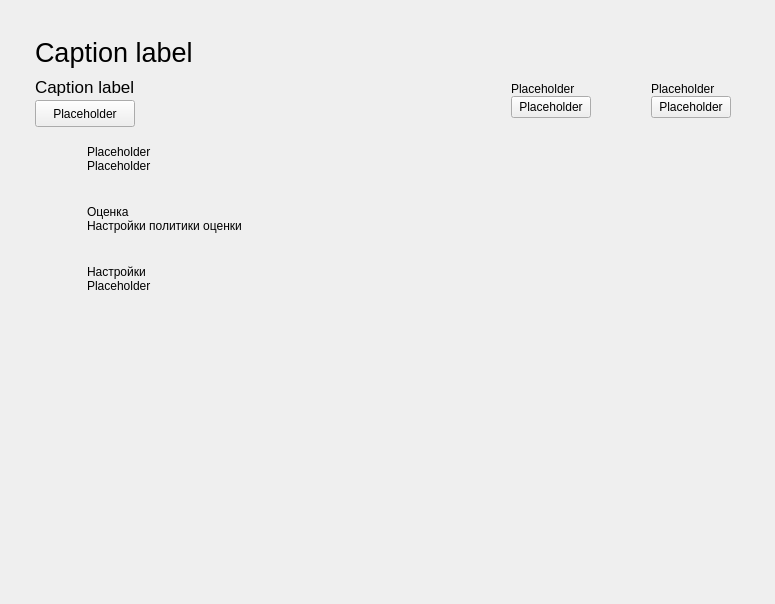
<?xml version="1.0" encoding="UTF-8"?>
<ui version="4.0">
 <class>EditorInterface</class>
 <widget class="CardWidget" name="EditorInterface">
  <property name="geometry">
   <rect>
    <x>0</x>
    <y>0</y>
    <width>775</width>
    <height>604</height>
   </rect>
  </property>
  <property name="windowTitle">
   <string>Form</string>
  </property>
  <layout class="QVBoxLayout" name="verticalLayout_5">
   <property name="spacing">
    <number>4</number>
   </property>
   <property name="leftMargin">
    <number>35</number>
   </property>
   <property name="topMargin">
    <number>35</number>
   </property>
   <property name="rightMargin">
    <number>35</number>
   </property>
   <property name="bottomMargin">
    <number>35</number>
   </property>
   <item>
    <layout class="QHBoxLayout" name="header">
     <property name="spacing">
      <number>4</number>
     </property>
     <item>
      <widget class="CaptionLabel" name="headerLabel">
       <property name="font">
        <font>
         <pointsize>20</pointsize>
         <weight>50</weight>
         <bold>false</bold>
        </font>
       </property>
       <property name="text">
        <string>Caption label</string>
       </property>
      </widget>
     </item>
     <item>
      <spacer name="horizontalSpacer_6">
       <property name="orientation">
        <enum>Qt::Horizontal</enum>
       </property>
       <property name="sizeHint" stdset="0">
        <size>
         <width>40</width>
         <height>20</height>
        </size>
       </property>
      </spacer>
     </item>
     <item>
      <layout class="QHBoxLayout" name="buttons">
       <property name="spacing">
        <number>4</number>
       </property>
       <item>
        <widget class="CardWidget" name="backButton">
         <layout class="QHBoxLayout" name="horizontalLayout_4">
          <property name="spacing">
           <number>4</number>
          </property>
          <item>
           <widget class="IconWidget" name="backButtonIcon">
            <property name="minimumSize">
             <size>
              <width>16</width>
              <height>16</height>
             </size>
            </property>
            <property name="maximumSize">
             <size>
              <width>16</width>
              <height>16</height>
             </size>
            </property>
           </widget>
          </item>
         </layout>
        </widget>
       </item>
       <item>
        <widget class="CardWidget" name="saveButton">
         <layout class="QHBoxLayout" name="horizontalLayout">
          <property name="spacing">
           <number>4</number>
          </property>
          <item>
           <widget class="IconWidget" name="saveButtonIcon">
            <property name="minimumSize">
             <size>
              <width>16</width>
              <height>16</height>
             </size>
            </property>
            <property name="maximumSize">
             <size>
              <width>16</width>
              <height>16</height>
             </size>
            </property>
           </widget>
          </item>
         </layout>
        </widget>
       </item>
      </layout>
     </item>
    </layout>
   </item>
   <item>
    <layout class="QHBoxLayout" name="widgetHeader">
     <property name="spacing">
      <number>4</number>
     </property>
     <item>
      <layout class="QVBoxLayout" name="testName">
       <property name="spacing">
        <number>0</number>
       </property>
       <item>
        <widget class="CaptionLabel" name="testNameLabel">
         <property name="font">
          <font>
           <pointsize>13</pointsize>
           <weight>50</weight>
           <bold>false</bold>
          </font>
         </property>
         <property name="text">
          <string>Caption label</string>
         </property>
        </widget>
       </item>
       <item>
        <widget class="HyperlinkLabel" name="testNameChangeButton">
         <property name="sizePolicy">
          <sizepolicy hsizetype="Preferred" vsizetype="Preferred">
           <horstretch>0</horstretch>
           <verstretch>0</verstretch>
          </sizepolicy>
         </property>
         <property name="text">
          <string>Placeholder</string>
         </property>
         <property name="checkable">
          <bool>false</bool>
         </property>
         <property name="default">
          <bool>false</bool>
         </property>
         <property name="underlineVisible">
          <bool>false</bool>
         </property>
         <property name="underline" stdset="0">
          <bool>false</bool>
         </property>
        </widget>
       </item>
      </layout>
     </item>
     <item>
      <spacer name="horizontalSpacer_10">
       <property name="orientation">
        <enum>Qt::Horizontal</enum>
       </property>
       <property name="sizeHint" stdset="0">
        <size>
         <width>40</width>
         <height>20</height>
        </size>
       </property>
      </spacer>
     </item>
     <item>
      <widget class="SimpleCardWidget" name="cardHelp">
       <layout class="QGridLayout" name="gridLayout_3">
        <item row="0" column="0">
         <layout class="QHBoxLayout" name="help">
          <property name="spacing">
           <number>6</number>
          </property>
          <item>
           <layout class="QHBoxLayout" name="horizontalLayout_21">
            <property name="leftMargin">
             <number>6</number>
            </property>
            <property name="rightMargin">
             <number>6</number>
            </property>
            <item>
             <widget class="IconWidget" name="helpIcon">
              <property name="minimumSize">
               <size>
                <width>20</width>
                <height>20</height>
               </size>
              </property>
              <property name="maximumSize">
               <size>
                <width>20</width>
                <height>20</height>
               </size>
              </property>
              <property name="acceptDrops">
               <bool>false</bool>
              </property>
              <property name="layoutDirection">
               <enum>Qt::LeftToRight</enum>
              </property>
             </widget>
            </item>
           </layout>
          </item>
          <item>
           <layout class="QVBoxLayout" name="verticalLayout_16">
            <property name="spacing">
             <number>0</number>
            </property>
            <item>
             <widget class="StrongBodyLabel" name="helpLabel">
              <property name="text">
               <string>Placeholder</string>
              </property>
             </widget>
            </item>
            <item>
             <widget class="HyperlinkLabel" name="helpButton">
              <property name="sizePolicy">
               <sizepolicy hsizetype="Preferred" vsizetype="Preferred">
                <horstretch>0</horstretch>
                <verstretch>0</verstretch>
               </sizepolicy>
              </property>
              <property name="text">
               <string>Placeholder</string>
              </property>
             </widget>
            </item>
           </layout>
          </item>
         </layout>
        </item>
       </layout>
      </widget>
     </item>
     <item>
      <widget class="SimpleCardWidget" name="SimpleCardWidget">
       <layout class="QGridLayout" name="gridLayout_2">
        <item row="0" column="0">
         <layout class="QHBoxLayout" name="horizontalLayout_22">
          <property name="spacing">
           <number>6</number>
          </property>
          <item>
           <layout class="QHBoxLayout" name="horizontalLayout_23">
            <property name="leftMargin">
             <number>6</number>
            </property>
            <property name="rightMargin">
             <number>6</number>
            </property>
            <item>
             <widget class="IconWidget" name="moreIcon">
              <property name="minimumSize">
               <size>
                <width>20</width>
                <height>20</height>
               </size>
              </property>
              <property name="maximumSize">
               <size>
                <width>20</width>
                <height>20</height>
               </size>
              </property>
              <property name="acceptDrops">
               <bool>false</bool>
              </property>
              <property name="layoutDirection">
               <enum>Qt::LeftToRight</enum>
              </property>
             </widget>
            </item>
           </layout>
          </item>
          <item>
           <layout class="QVBoxLayout" name="verticalLayout_17">
            <property name="spacing">
             <number>0</number>
            </property>
            <item>
             <widget class="StrongBodyLabel" name="moreLabel">
              <property name="text">
               <string>Placeholder</string>
              </property>
             </widget>
            </item>
            <item>
             <widget class="HyperlinkLabel" name="moreButton">
              <property name="sizePolicy">
               <sizepolicy hsizetype="Preferred" vsizetype="Preferred">
                <horstretch>0</horstretch>
                <verstretch>0</verstretch>
               </sizepolicy>
              </property>
              <property name="text">
               <string>Placeholder</string>
              </property>
             </widget>
            </item>
           </layout>
          </item>
         </layout>
        </item>
       </layout>
      </widget>
     </item>
    </layout>
   </item>
   <item>
    <layout class="QGridLayout" name="gridLayout">
     <property name="spacing">
      <number>0</number>
     </property>
     <item row="2" column="0">
      <widget class="QStackedWidget" name="stackedWidget">
       <property name="sizePolicy">
        <sizepolicy hsizetype="Preferred" vsizetype="Preferred">
         <horstretch>0</horstretch>
         <verstretch>0</verstretch>
        </sizepolicy>
       </property>
       <property name="styleSheet">
        <string notr="true"/>
       </property>
       <property name="currentIndex">
        <number>0</number>
       </property>
       <widget class="QWidget" name="homePage">
        <layout class="QVBoxLayout" name="verticalLayout">
         <property name="spacing">
          <number>4</number>
         </property>
         <property name="leftMargin">
          <number>0</number>
         </property>
         <property name="topMargin">
          <number>0</number>
         </property>
         <property name="rightMargin">
          <number>0</number>
         </property>
         <property name="bottomMargin">
          <number>0</number>
         </property>
         <item>
          <widget class="SmoothScrollArea" name="SmoothScrollArea">
           <property name="styleSheet">
            <string notr="true">background-color: transparent;
border: 0;</string>
           </property>
           <property name="widgetResizable">
            <bool>true</bool>
           </property>
           <widget class="QWidget" name="scrollAreaWidgetContents_2">
            <property name="geometry">
             <rect>
              <x>0</x>
              <y>0</y>
              <width>703</width>
              <height>424</height>
             </rect>
            </property>
            <layout class="QVBoxLayout" name="verticalLayout_14">
             <property name="spacing">
              <number>4</number>
             </property>
             <property name="leftMargin">
              <number>0</number>
             </property>
             <property name="topMargin">
              <number>0</number>
             </property>
             <property name="rightMargin">
              <number>0</number>
             </property>
             <property name="bottomMargin">
              <number>0</number>
             </property>
             <item>
              <widget class="CardWidget" name="editQuestions">
               <layout class="QHBoxLayout" name="horizontalLayout_7">
                <property name="leftMargin">
                 <number>14</number>
                </property>
                <property name="topMargin">
                 <number>14</number>
                </property>
                <property name="rightMargin">
                 <number>14</number>
                </property>
                <property name="bottomMargin">
                 <number>14</number>
                </property>
                <item>
                 <layout class="QHBoxLayout" name="horizontalLayout_24">
                  <property name="leftMargin">
                   <number>6</number>
                  </property>
                  <property name="rightMargin">
                   <number>6</number>
                  </property>
                  <item>
                   <widget class="IconWidget" name="editQuestionsIcon">
                    <property name="minimumSize">
                     <size>
                      <width>20</width>
                      <height>20</height>
                     </size>
                    </property>
                    <property name="maximumSize">
                     <size>
                      <width>20</width>
                      <height>20</height>
                     </size>
                    </property>
                    <property name="acceptDrops">
                     <bool>false</bool>
                    </property>
                    <property name="layoutDirection">
                     <enum>Qt::LeftToRight</enum>
                    </property>
                   </widget>
                  </item>
                 </layout>
                </item>
                <item>
                 <layout class="QVBoxLayout" name="verticalLayout_18">
                  <property name="spacing">
                   <number>0</number>
                  </property>
                  <item>
                   <widget class="StrongBodyLabel" name="editQuestionsLabel">
                    <property name="text">
                     <string>Placeholder</string>
                    </property>
                    <property name="alignment">
                     <set>Qt::AlignBottom|Qt::AlignLeading|Qt::AlignLeft</set>
                    </property>
                   </widget>
                  </item>
                  <item>
                   <widget class="BodyLabel" name="editQuestionsSubLabel">
                    <property name="text">
                     <string>Placeholder</string>
                    </property>
                    <property name="alignment">
                     <set>Qt::AlignLeading|Qt::AlignLeft|Qt::AlignTop</set>
                    </property>
                   </widget>
                  </item>
                 </layout>
                </item>
                <item>
                 <spacer name="spacer">
                  <property name="orientation">
                   <enum>Qt::Horizontal</enum>
                  </property>
                  <property name="sizeHint" stdset="0">
                   <size>
                    <width>40</width>
                    <height>20</height>
                   </size>
                  </property>
                 </spacer>
                </item>
                <item>
                 <layout class="QHBoxLayout" name="horizontalLayout_35">
                  <property name="leftMargin">
                   <number>6</number>
                  </property>
                  <property name="rightMargin">
                   <number>6</number>
                  </property>
                  <item>
                   <widget class="IconWidget" name="editQuestionsGoIcon">
                    <property name="minimumSize">
                     <size>
                      <width>16</width>
                      <height>16</height>
                     </size>
                    </property>
                    <property name="maximumSize">
                     <size>
                      <width>16</width>
                      <height>16</height>
                     </size>
                    </property>
                    <property name="acceptDrops">
                     <bool>false</bool>
                    </property>
                    <property name="layoutDirection">
                     <enum>Qt::LeftToRight</enum>
                    </property>
                   </widget>
                  </item>
                 </layout>
                </item>
               </layout>
              </widget>
             </item>
             <item>
              <widget class="CardWidget" name="gradeWidget">
               <layout class="QHBoxLayout" name="horizontalLayout_20">
                <property name="leftMargin">
                 <number>14</number>
                </property>
                <property name="topMargin">
                 <number>14</number>
                </property>
                <property name="rightMargin">
                 <number>14</number>
                </property>
                <property name="bottomMargin">
                 <number>14</number>
                </property>
                <item>
                 <layout class="QHBoxLayout" name="horizontalLayout_26">
                  <property name="leftMargin">
                   <number>6</number>
                  </property>
                  <property name="rightMargin">
                   <number>6</number>
                  </property>
                  <item>
                   <widget class="IconWidget" name="gradeWidgetIcon">
                    <property name="minimumSize">
                     <size>
                      <width>20</width>
                      <height>20</height>
                     </size>
                    </property>
                    <property name="maximumSize">
                     <size>
                      <width>20</width>
                      <height>20</height>
                     </size>
                    </property>
                    <property name="acceptDrops">
                     <bool>false</bool>
                    </property>
                    <property name="layoutDirection">
                     <enum>Qt::LeftToRight</enum>
                    </property>
                   </widget>
                  </item>
                 </layout>
                </item>
                <item>
                 <layout class="QVBoxLayout" name="verticalLayout_20">
                  <property name="spacing">
                   <number>0</number>
                  </property>
                  <item>
                   <widget class="StrongBodyLabel" name="gradeWidgetLabel">
                    <property name="text">
                     <string>Оценка</string>
                    </property>
                    <property name="alignment">
                     <set>Qt::AlignBottom|Qt::AlignLeading|Qt::AlignLeft</set>
                    </property>
                   </widget>
                  </item>
                  <item>
                   <widget class="BodyLabel" name="gradeWidgetSubLabel">
                    <property name="text">
                     <string>Настройки политики оценки</string>
                    </property>
                    <property name="alignment">
                     <set>Qt::AlignLeading|Qt::AlignLeft|Qt::AlignTop</set>
                    </property>
                   </widget>
                  </item>
                 </layout>
                </item>
                <item>
                 <spacer name="spacer_3">
                  <property name="orientation">
                   <enum>Qt::Horizontal</enum>
                  </property>
                  <property name="sizeHint" stdset="0">
                   <size>
                    <width>40</width>
                    <height>20</height>
                   </size>
                  </property>
                 </spacer>
                </item>
                <item>
                 <layout class="QHBoxLayout" name="_2">
                  <property name="leftMargin">
                   <number>6</number>
                  </property>
                  <property name="rightMargin">
                   <number>6</number>
                  </property>
                  <item>
                   <widget class="IconWidget" name="gradeWidgetGoIcon">
                    <property name="minimumSize">
                     <size>
                      <width>16</width>
                      <height>16</height>
                     </size>
                    </property>
                    <property name="maximumSize">
                     <size>
                      <width>16</width>
                      <height>16</height>
                     </size>
                    </property>
                    <property name="acceptDrops">
                     <bool>false</bool>
                    </property>
                    <property name="layoutDirection">
                     <enum>Qt::LeftToRight</enum>
                    </property>
                   </widget>
                  </item>
                 </layout>
                </item>
               </layout>
              </widget>
             </item>
             <item>
              <widget class="CardWidget" name="settingsQuestion">
               <layout class="QHBoxLayout" name="horizontalLayout_19">
                <property name="leftMargin">
                 <number>14</number>
                </property>
                <property name="topMargin">
                 <number>14</number>
                </property>
                <property name="rightMargin">
                 <number>14</number>
                </property>
                <property name="bottomMargin">
                 <number>14</number>
                </property>
                <item>
                 <layout class="QHBoxLayout" name="horizontalLayout_25">
                  <property name="leftMargin">
                   <number>6</number>
                  </property>
                  <property name="rightMargin">
                   <number>6</number>
                  </property>
                  <item>
                   <widget class="IconWidget" name="settingsQuestionIcon">
                    <property name="minimumSize">
                     <size>
                      <width>20</width>
                      <height>20</height>
                     </size>
                    </property>
                    <property name="maximumSize">
                     <size>
                      <width>20</width>
                      <height>20</height>
                     </size>
                    </property>
                    <property name="acceptDrops">
                     <bool>false</bool>
                    </property>
                    <property name="layoutDirection">
                     <enum>Qt::LeftToRight</enum>
                    </property>
                   </widget>
                  </item>
                 </layout>
                </item>
                <item>
                 <layout class="QVBoxLayout" name="verticalLayout_19">
                  <property name="spacing">
                   <number>0</number>
                  </property>
                  <item>
                   <widget class="StrongBodyLabel" name="settingsQuestionLabel">
                    <property name="text">
                     <string>Настройки</string>
                    </property>
                    <property name="alignment">
                     <set>Qt::AlignBottom|Qt::AlignLeading|Qt::AlignLeft</set>
                    </property>
                   </widget>
                  </item>
                  <item>
                   <widget class="BodyLabel" name="settingsQuestionSubLabel">
                    <property name="text">
                     <string>Placeholder</string>
                    </property>
                    <property name="alignment">
                     <set>Qt::AlignLeading|Qt::AlignLeft|Qt::AlignTop</set>
                    </property>
                   </widget>
                  </item>
                 </layout>
                </item>
                <item>
                 <spacer name="spacer_2">
                  <property name="orientation">
                   <enum>Qt::Horizontal</enum>
                  </property>
                  <property name="sizeHint" stdset="0">
                   <size>
                    <width>40</width>
                    <height>20</height>
                   </size>
                  </property>
                 </spacer>
                </item>
                <item>
                 <layout class="QHBoxLayout" name="horizontalLayout_36">
                  <property name="leftMargin">
                   <number>6</number>
                  </property>
                  <property name="rightMargin">
                   <number>6</number>
                  </property>
                  <item>
                   <widget class="IconWidget" name="settingsQuestionGoIcon">
                    <property name="minimumSize">
                     <size>
                      <width>16</width>
                      <height>16</height>
                     </size>
                    </property>
                    <property name="maximumSize">
                     <size>
                      <width>16</width>
                      <height>16</height>
                     </size>
                    </property>
                    <property name="acceptDrops">
                     <bool>false</bool>
                    </property>
                    <property name="layoutDirection">
                     <enum>Qt::LeftToRight</enum>
                    </property>
                   </widget>
                  </item>
                 </layout>
                </item>
               </layout>
              </widget>
             </item>
             <item>
              <spacer name="verticalSpacer_2">
               <property name="orientation">
                <enum>Qt::Vertical</enum>
               </property>
               <property name="sizeHint" stdset="0">
                <size>
                 <width>20</width>
                 <height>40</height>
                </size>
               </property>
              </spacer>
             </item>
            </layout>
           </widget>
          </widget>
         </item>
        </layout>
       </widget>
       <widget class="QWidget" name="settingsQuestionWidget">
        <layout class="QVBoxLayout" name="verticalLayout_3">
         <property name="spacing">
          <number>4</number>
         </property>
         <property name="leftMargin">
          <number>0</number>
         </property>
         <property name="topMargin">
          <number>0</number>
         </property>
         <property name="rightMargin">
          <number>0</number>
         </property>
         <property name="bottomMargin">
          <number>0</number>
         </property>
         <item>
          <widget class="SmoothScrollArea" name="SmoothScrollArea_3">
           <property name="styleSheet">
            <string notr="true">background-color: transparent;
border: 0;</string>
           </property>
           <property name="widgetResizable">
            <bool>true</bool>
           </property>
           <widget class="QWidget" name="scroll">
            <property name="geometry">
             <rect>
              <x>0</x>
              <y>0</y>
              <width>703</width>
              <height>424</height>
             </rect>
            </property>
            <layout class="QVBoxLayout" name="verticalLayout_22">
             <property name="spacing">
              <number>4</number>
             </property>
             <property name="leftMargin">
              <number>0</number>
             </property>
             <property name="topMargin">
              <number>0</number>
             </property>
             <property name="rightMargin">
              <number>0</number>
             </property>
             <property name="bottomMargin">
              <number>0</number>
             </property>
             <item>
              <widget class="CardWidget" name="settingsTime">
               <layout class="QHBoxLayout" name="horizontalLayout_29">
                <property name="leftMargin">
                 <number>14</number>
                </property>
                <property name="topMargin">
                 <number>14</number>
                </property>
                <property name="rightMargin">
                 <number>14</number>
                </property>
                <property name="bottomMargin">
                 <number>14</number>
                </property>
                <item>
                 <layout class="QHBoxLayout" name="horizontalLayout_30">
                  <property name="leftMargin">
                   <number>6</number>
                  </property>
                  <property name="rightMargin">
                   <number>6</number>
                  </property>
                  <item>
                   <widget class="IconWidget" name="settingsTimeIcon">
                    <property name="minimumSize">
                     <size>
                      <width>20</width>
                      <height>20</height>
                     </size>
                    </property>
                    <property name="maximumSize">
                     <size>
                      <width>20</width>
                      <height>20</height>
                     </size>
                    </property>
                    <property name="acceptDrops">
                     <bool>false</bool>
                    </property>
                    <property name="layoutDirection">
                     <enum>Qt::LeftToRight</enum>
                    </property>
                   </widget>
                  </item>
                 </layout>
                </item>
                <item>
                 <layout class="QVBoxLayout" name="verticalLayout_26">
                  <property name="spacing">
                   <number>0</number>
                  </property>
                  <item>
                   <widget class="StrongBodyLabel" name="settingsTimeLabel">
                    <property name="text">
                     <string>Время на тест</string>
                    </property>
                    <property name="alignment">
                     <set>Qt::AlignBottom|Qt::AlignLeading|Qt::AlignLeft</set>
                    </property>
                   </widget>
                  </item>
                  <item>
                   <widget class="BodyLabel" name="settingsTimeSubLabel">
                    <property name="text">
                     <string>Время, которое выделено на выполнение теста</string>
                    </property>
                    <property name="alignment">
                     <set>Qt::AlignLeading|Qt::AlignLeft|Qt::AlignTop</set>
                    </property>
                   </widget>
                  </item>
                 </layout>
                </item>
                <item>
                 <spacer name="spacer_5">
                  <property name="orientation">
                   <enum>Qt::Horizontal</enum>
                  </property>
                  <property name="sizeHint" stdset="0">
                   <size>
                    <width>40</width>
                    <height>20</height>
                   </size>
                  </property>
                 </spacer>
                </item>
                <item>
                 <layout class="QHBoxLayout" name="horizontalLayout_39">
                  <property name="leftMargin">
                   <number>6</number>
                  </property>
                  <property name="rightMargin">
                   <number>6</number>
                  </property>
                  <item>
                   <widget class="HyperlinkLabel" name="settingsTimeChangeButton">
                    <property name="text">
                     <string>00:00:00</string>
                    </property>
                   </widget>
                  </item>
                 </layout>
                </item>
               </layout>
              </widget>
             </item>
             <item>
              <widget class="CardWidget" name="settingsPrivacy">
               <layout class="QHBoxLayout" name="horizontalLayout_32">
                <property name="leftMargin">
                 <number>14</number>
                </property>
                <property name="topMargin">
                 <number>14</number>
                </property>
                <property name="rightMargin">
                 <number>14</number>
                </property>
                <property name="bottomMargin">
                 <number>14</number>
                </property>
                <item>
                 <layout class="QHBoxLayout" name="horizontalLayout_33">
                  <property name="leftMargin">
                   <number>6</number>
                  </property>
                  <property name="rightMargin">
                   <number>6</number>
                  </property>
                  <item>
                   <widget class="IconWidget" name="settingsPrivacyIcon">
                    <property name="minimumSize">
                     <size>
                      <width>20</width>
                      <height>20</height>
                     </size>
                    </property>
                    <property name="maximumSize">
                     <size>
                      <width>20</width>
                      <height>20</height>
                     </size>
                    </property>
                    <property name="acceptDrops">
                     <bool>false</bool>
                    </property>
                    <property name="layoutDirection">
                     <enum>Qt::LeftToRight</enum>
                    </property>
                   </widget>
                  </item>
                 </layout>
                </item>
                <item>
                 <layout class="QVBoxLayout" name="verticalLayout_24">
                  <property name="spacing">
                   <number>0</number>
                  </property>
                  <item>
                   <widget class="StrongBodyLabel" name="settingsPrivacyLabel">
                    <property name="text">
                     <string>Доступ к ответам</string>
                    </property>
                    <property name="alignment">
                     <set>Qt::AlignBottom|Qt::AlignLeading|Qt::AlignLeft</set>
                    </property>
                   </widget>
                  </item>
                  <item>
                   <widget class="BodyLabel" name="settingsPrivacySubLabel">
                    <property name="text">
                     <string>Выводить правильные ответы в конце теста</string>
                    </property>
                    <property name="alignment">
                     <set>Qt::AlignLeading|Qt::AlignLeft|Qt::AlignTop</set>
                    </property>
                   </widget>
                  </item>
                 </layout>
                </item>
                <item>
                 <spacer name="spacer_6">
                  <property name="orientation">
                   <enum>Qt::Horizontal</enum>
                  </property>
                  <property name="sizeHint" stdset="0">
                   <size>
                    <width>40</width>
                    <height>20</height>
                   </size>
                  </property>
                 </spacer>
                </item>
                <item>
                 <layout class="QHBoxLayout" name="horizontalLayout_40">
                  <property name="leftMargin">
                   <number>6</number>
                  </property>
                  <property name="rightMargin">
                   <number>6</number>
                  </property>
                  <item>
                   <widget class="IconWidget" name="settingsPrivacyGoIcon">
                    <property name="minimumSize">
                     <size>
                      <width>16</width>
                      <height>16</height>
                     </size>
                    </property>
                    <property name="maximumSize">
                     <size>
                      <width>16</width>
                      <height>16</height>
                     </size>
                    </property>
                    <property name="acceptDrops">
                     <bool>false</bool>
                    </property>
                    <property name="layoutDirection">
                     <enum>Qt::LeftToRight</enum>
                    </property>
                   </widget>
                  </item>
                 </layout>
                </item>
               </layout>
              </widget>
             </item>
             <item>
              <widget class="CardWidget" name="settingsGrade">
               <layout class="QHBoxLayout" name="horizontalLayout_34">
                <property name="leftMargin">
                 <number>14</number>
                </property>
                <property name="topMargin">
                 <number>14</number>
                </property>
                <property name="rightMargin">
                 <number>14</number>
                </property>
                <property name="bottomMargin">
                 <number>14</number>
                </property>
                <item>
                 <layout class="QHBoxLayout" name="horizontalLayout_41">
                  <property name="leftMargin">
                   <number>6</number>
                  </property>
                  <property name="rightMargin">
                   <number>6</number>
                  </property>
                  <item>
                   <widget class="IconWidget" name="settingsGradeIcon">
                    <property name="minimumSize">
                     <size>
                      <width>20</width>
                      <height>20</height>
                     </size>
                    </property>
                    <property name="maximumSize">
                     <size>
                      <width>20</width>
                      <height>20</height>
                     </size>
                    </property>
                    <property name="acceptDrops">
                     <bool>false</bool>
                    </property>
                    <property name="layoutDirection">
                     <enum>Qt::LeftToRight</enum>
                    </property>
                   </widget>
                  </item>
                 </layout>
                </item>
                <item>
                 <layout class="QVBoxLayout" name="verticalLayout_25">
                  <property name="spacing">
                   <number>0</number>
                  </property>
                  <item>
                   <widget class="StrongBodyLabel" name="settingsGradeLabel">
                    <property name="text">
                     <string>Настроить оценки</string>
                    </property>
                    <property name="alignment">
                     <set>Qt::AlignBottom|Qt::AlignLeading|Qt::AlignLeft</set>
                    </property>
                   </widget>
                  </item>
                  <item>
                   <widget class="BodyLabel" name="settingsGradeSubLabel">
                    <property name="text">
                     <string>Политика оценивания</string>
                    </property>
                    <property name="alignment">
                     <set>Qt::AlignLeading|Qt::AlignLeft|Qt::AlignTop</set>
                    </property>
                   </widget>
                  </item>
                 </layout>
                </item>
                <item>
                 <spacer name="spacer_7">
                  <property name="orientation">
                   <enum>Qt::Horizontal</enum>
                  </property>
                  <property name="sizeHint" stdset="0">
                   <size>
                    <width>40</width>
                    <height>20</height>
                   </size>
                  </property>
                 </spacer>
                </item>
                <item>
                 <layout class="QHBoxLayout" name="horizontalLayout_42">
                  <property name="leftMargin">
                   <number>6</number>
                  </property>
                  <property name="rightMargin">
                   <number>6</number>
                  </property>
                  <item>
                   <widget class="IconWidget" name="settingsGradeGoIcon">
                    <property name="minimumSize">
                     <size>
                      <width>16</width>
                      <height>16</height>
                     </size>
                    </property>
                    <property name="maximumSize">
                     <size>
                      <width>16</width>
                      <height>16</height>
                     </size>
                    </property>
                    <property name="acceptDrops">
                     <bool>false</bool>
                    </property>
                    <property name="layoutDirection">
                     <enum>Qt::LeftToRight</enum>
                    </property>
                   </widget>
                  </item>
                 </layout>
                </item>
               </layout>
              </widget>
             </item>
             <item>
              <spacer name="verticalSpacer_3">
               <property name="orientation">
                <enum>Qt::Vertical</enum>
               </property>
               <property name="sizeHint" stdset="0">
                <size>
                 <width>20</width>
                 <height>40</height>
                </size>
               </property>
              </spacer>
             </item>
            </layout>
           </widget>
          </widget>
         </item>
        </layout>
       </widget>
       <widget class="QWidget" name="editQuestionsWidget">
        <layout class="QVBoxLayout" name="verticalLayout_2">
         <property name="spacing">
          <number>4</number>
         </property>
         <property name="leftMargin">
          <number>0</number>
         </property>
         <property name="topMargin">
          <number>0</number>
         </property>
         <property name="rightMargin">
          <number>0</number>
         </property>
         <item>
          <layout class="QHBoxLayout" name="horizontalLayout_27">
           <property name="spacing">
            <number>4</number>
           </property>
           <item>
            <spacer name="horizontalSpacer">
             <property name="orientation">
              <enum>Qt::Horizontal</enum>
             </property>
             <property name="sizeHint" stdset="0">
              <size>
               <width>40</width>
               <height>20</height>
              </size>
             </property>
            </spacer>
           </item>
           <item>
            <widget class="PushButton" name="hideAllButton">
             <property name="text">
              <string>Push button</string>
             </property>
            </widget>
           </item>
           <item>
            <widget class="PushButton" name="addNewButton">
             <property name="text">
              <string>Push button</string>
             </property>
            </widget>
           </item>
          </layout>
         </item>
         <item>
          <widget class="SmoothScrollArea" name="SmoothScrollArea_2">
           <property name="styleSheet">
            <string notr="true">background-color: transparent;
border: 0;</string>
           </property>
           <property name="widgetResizable">
            <bool>true</bool>
           </property>
           <widget class="QWidget" name="questions_container">
            <property name="geometry">
             <rect>
              <x>0</x>
              <y>0</y>
              <width>703</width>
              <height>16</height>
             </rect>
            </property>
            <property name="sizePolicy">
             <sizepolicy hsizetype="Preferred" vsizetype="Fixed">
              <horstretch>0</horstretch>
              <verstretch>0</verstretch>
             </sizepolicy>
            </property>
            <layout class="QVBoxLayout" name="verticalLayout_21">
             <property name="spacing">
              <number>4</number>
             </property>
             <property name="leftMargin">
              <number>0</number>
             </property>
             <property name="topMargin">
              <number>0</number>
             </property>
             <property name="rightMargin">
              <number>0</number>
             </property>
             <property name="bottomMargin">
              <number>0</number>
             </property>
            </layout>
           </widget>
          </widget>
         </item>
        </layout>
       </widget>
      </widget>
     </item>
    </layout>
   </item>
  </layout>
 </widget>
 <customwidgets>
  <customwidget>
   <class>PushButton</class>
   <extends>QPushButton</extends>
   <header>qfluentwidgets</header>
  </customwidget>
  <customwidget>
   <class>IconWidget</class>
   <extends>QWidget</extends>
   <header>qfluentwidgets</header>
  </customwidget>
  <customwidget>
   <class>CardWidget</class>
   <extends>QFrame</extends>
   <header>qfluentwidgets</header>
   <container>1</container>
  </customwidget>
  <customwidget>
   <class>SimpleCardWidget</class>
   <extends>CardWidget</extends>
   <header>qfluentwidgets</header>
   <container>1</container>
  </customwidget>
  <customwidget>
   <class>SmoothScrollArea</class>
   <extends>QScrollArea</extends>
   <header>qfluentwidgets</header>
   <container>1</container>
  </customwidget>
  <customwidget>
   <class>CaptionLabel</class>
   <extends>QLabel</extends>
   <header>qfluentwidgets</header>
  </customwidget>
  <customwidget>
   <class>BodyLabel</class>
   <extends>QLabel</extends>
   <header>qfluentwidgets</header>
  </customwidget>
  <customwidget>
   <class>StrongBodyLabel</class>
   <extends>QLabel</extends>
   <header>qfluentwidgets</header>
  </customwidget>
  <customwidget>
   <class>HyperlinkLabel</class>
   <extends>QPushButton</extends>
   <header>qfluentwidgets</header>
  </customwidget>
 </customwidgets>
 <resources/>
 <connections/>
</ui>
